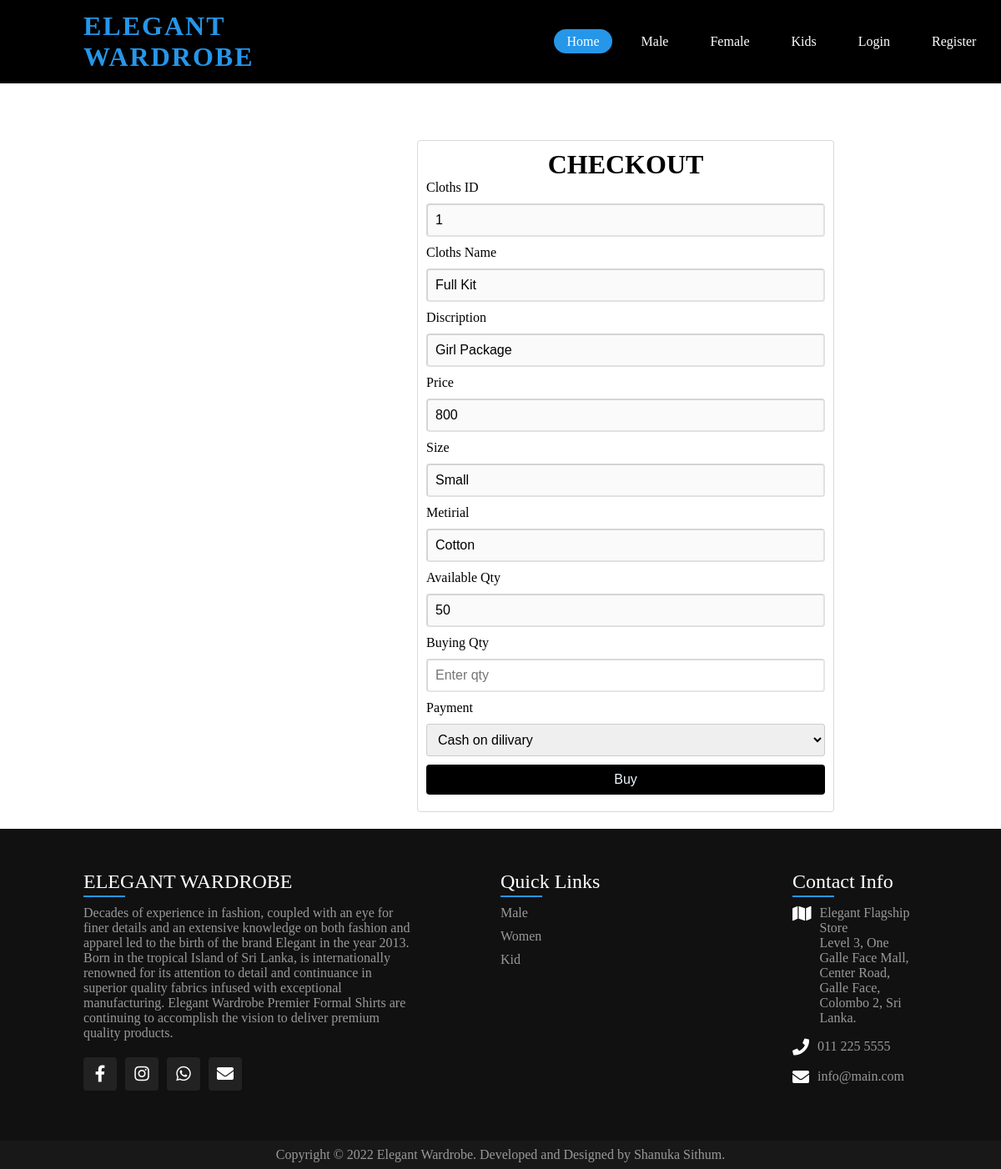
The page /View-Kids-Cloths.php?view=1 on the database its author committed.
### tables this page shows
CREATE TABLE `kclothes` (
  `id` int(11) NOT NULL,
  `name` varchar(100) NOT NULL,
  `discription` varchar(255) NOT NULL,
  `price` varchar(100) NOT NULL,
  `size` varchar(100) NOT NULL,
  `metirial` varchar(100) NOT NULL,
  `file` text NOT NULL,
  `qty` int(11) NOT NULL
);

### View-Kids-Cloths.php (the view, shortened to what this page needs)
<html>
  <head>
    <link rel="stylesheet" type="text/css" href="Admin.css">
    <link rel="stylesheet" href="style.css">
  </head>
  <body>
  <?php include("connection.php");?>
  <?php
        if(isset($_GET['view'])){
        $id = $_GET['view'];
        }
           $query = "select * from kclothes where id = '$id'";
           $update = mysqli_query($conn,$query);
           while($row = mysqli_fetch_assoc($update)) {
            $id = $row['id'];
            $Name = $row['name'];
            $Discription = $row['discription'];
            $price = $row['price'];
            $Size = $row['size'];
            $Metirial = $row['metirial'];
            $qty = $row['qty'];
           }
           ?>
<div class="header">
        <div class="navBar">
     <div class="logo">
     <a href="index.php" class="name">ELEGANT WARDROBE</a>
     </div>
     <div class="nav-links">
        <ul>
        <li> <a href="index.php" class='active'>Home</a> </li>
            <li> <a href ="Male_cloths.php">Male</a></li>
            <li> <a href="Female_cloths.php"> Female</a></li>
            <li> <a href="Kids_cloths.php"> Kids</a></li>
            <?php if( isset($_SESSION['type']) && !empty($_SESSION['type']) )
{
?><li><a href="logout.php">Log Out</a><li>
    <?php }else{ ?>
        <li> <a href="Login.php"> Login</a> </li>
        <li> <a href="Register.php">Register</a> </li>
    <?php } ?>
        </ul>
    </div>
</div>
    <div class="form1">
      <br>
        <div class="Details">
          <h1>CHECKOUT</h1>
			<form action="" method="post" name="form1" >
            <div class="formGrp">
            <label class="labelGrp">Cloths ID</label>
              <input class="achr" type="text" name="Cloths_ID" value="<?php echo $id; ?>"/ required disabled>
            </div>
            <div class="formGrp">
            <label class="labelGrp">Cloths Name</label>
              <input class="achr" type="text" name="Cloths_Name" value="<?php echo $Name; ?>"/ required disabled>
            </div>
            <div class="formGrp">
            <label class="labelGrp">Discription</label>
              <input class="achr" type="text" name="Discription" value="<?php echo $Discription; ?>"/ required disabled>
            </div>
            <div class="formGrp">
            <label class="labelGrp">Price</label>
              <input class="achr" type="text" name="Price"  value="<?php echo $price; ?>" placeholder="Enter Name" disabled>
            </div>
            <div class="formGrp">
            <label class="labelGrp">Size</label>
              <input class="achr" type="text" name="Size"   value="<?php echo $Size; ?>" placeholder="Enter Name" disabled>
            </div>
            <div class="formGrp">
                <label class="labelGrp">Metirial</label>
              <input class="achr" type="text" name="Metirial" value="<?php echo $Metirial; ?>" placeholder="Enter City" disabled>
            </div>
            <div class="formGrp">
            <label class="labelGrp">Available Qty</label>
              <input class="achr" type="text" name="clothes_Ava_qty"   value="<?php echo $qty; ?>" placeholder="Enter qty" disabled>
            </div>
            <div class="formGrp">
            <label class="labelGrp">Buying Qty</label>
              <input class="achr" type="text" name="clothes_Buy_qty"  placeholder="Enter qty">
            </div>
            <div class="formGrp">
              <label class="labelGrp">Payment</label>
            <select name="Size" class="achr" >
             <option value="Cash">Cash on dilivary</option>
             </select>
            </div>
            <div class="formGrp">
            <div class="formGrp">
              <button class="achr regClass btn" type="Submit" name="Submit">Buy</button>
            </div>
            </div>
          </form>
        </div>
    </div>
    <?php include("footer.php");?>
  </body>
</html>

### admin.css (style rules this page uses)
body { background-color: #fff; }
.Details { width:500PX; margin: 20px; margin-left: 500px; margin-top: 150PX; text-align: center; border: 1px solid rgba(0, 0, 0, 0.15); border-radius: .25rem; padding: 10px; flex-direction: column; flex: 1 1 auto; position: relative; flex-wrap: wrap; display: inline-block; }
.achr { display: block; width: 100%; color: black; margin-bottom: 10px; text-decoration: none; font-size: 1rem; padding: 9px; box-sizing: border-box; border-radius: .25rem; border-color: rgba(0, 0, 0, 0.15); }
.regClass { background-color: black; border-color: rgba(0,102,255, 0.8); color: aliceblue; }
.formGrp { text-align: left; }
.labelGrp { margin-bottom: 10px; display: inline-block; }
.btn { border-width: 0; }

### style.css (style rules this page uses)
* { margin: 0px; padding: 0; box-sizing: border-box; }
body { min-height: 100vh; background-size: cover; background-repeat: no-repeat; background-position: center; overflow-x: hidden; }
.header { background-color: white ; height: 100vh; background-position: center; background-size: cover; width: 100%; }
.navBar { position: absolute; top: 0; left: 0; width: 100%; padding: 30px 100px; display: flex; justify-content: space-between; align-items: center; z-index: 10000; background-color: black; height: 100px; }
.logo .name { color: #2696E9; font-weight: 700; text-decoration: none; font-size: 2em; text-transform: uppercase; letter-spacing: 2px; margin-right: 340px; }
.nav-links ul { display: flex; justify-self: center; align-items: center; }
.nav-links ul li { list-style: none; margin-left: 20px; }
.nav-links ul li a { text-decoration: none; padding: 6px 15px; color: #fff; border-radius: 20px; }
.nav-links ul li a:hover , .nav-links ul li a.active { background: #2696E9; color: #fff; }

### rows shown on the page
kclothes: Cloths_ID "1", Cloths_Name "Full Kit", Discription "Girl Package", Price "800", Size "Small", Metirial "Cotton", clothes_Ava_qty "50"
